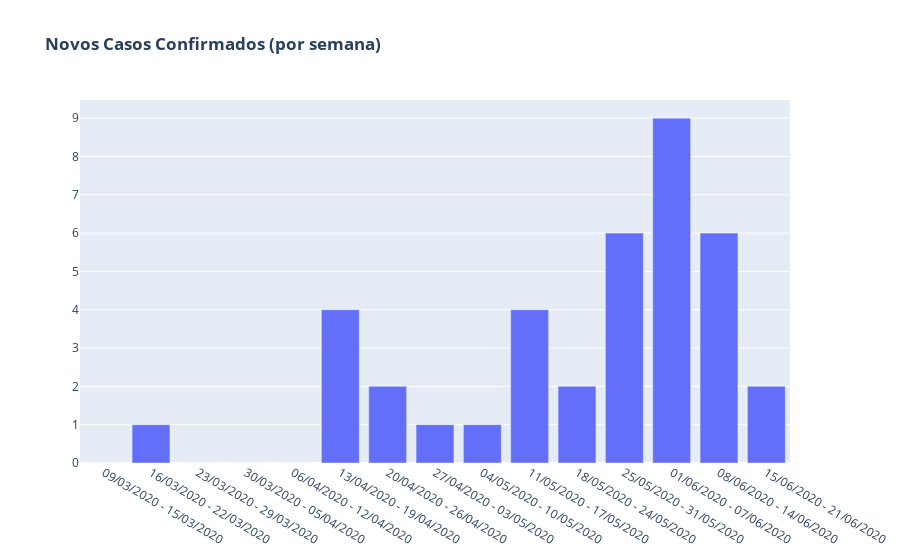

Notebook source saved alongside this figure:
### Code cell
bar_soma_casos_semanais = go.Bar(x = soma_confirmados_semanal_consolidado['Semana_str'],
               y = soma_confirmados_semanal_consolidado['Novos Casos'],
               offsetgroup=0)

layout = go.Layout(
        title = '<b>Novos Casos Confirmados (por semana)</b>')

dat_soma_casos = [bar_soma_casos_semanais]
fig = go.Figure(data=dat_soma_casos, layout=layout)
py.iplot(fig)

### Figure 1 — Plotly figure (JSON) as saved in the notebook; plotly's stock layout.template omitted (floating-point values rounded to 4 significant figures)
{"data": [{"offsetgroup": "0", "type": "bar", "x": ["09/03/2020 - 15/03/2020", "16/03/2020 - 22/03/2020", "23/03/2020 - 29/03/2020", "30/03/2020 - 05/04/2020", "06/04/2020 - 12/04/2020", "13/04/2020 - 19/04/2020", "20/04/2020 - 26/04/2020", "27/04/2020 - 03/05/2020", "04/05/2020 - 10/05/2020", "11/05/2020 - 17/05/2020", "18/05/2020 - 24/05/2020", "25/05/2020 - 31/05/2020", "01/06/2020 - 07/06/2020", "08/06/2020 - 14/06/2020", "15/06/2020 - 21/06/2020"], "y": [0, 1, 0, 0, 0, 4, 2, 1, 1, 4, 2, 6, 9, 6, 2]}], "layout": {"title": {"text": "<b>Novos Casos Confirmados (por semana)</b>"}}}
